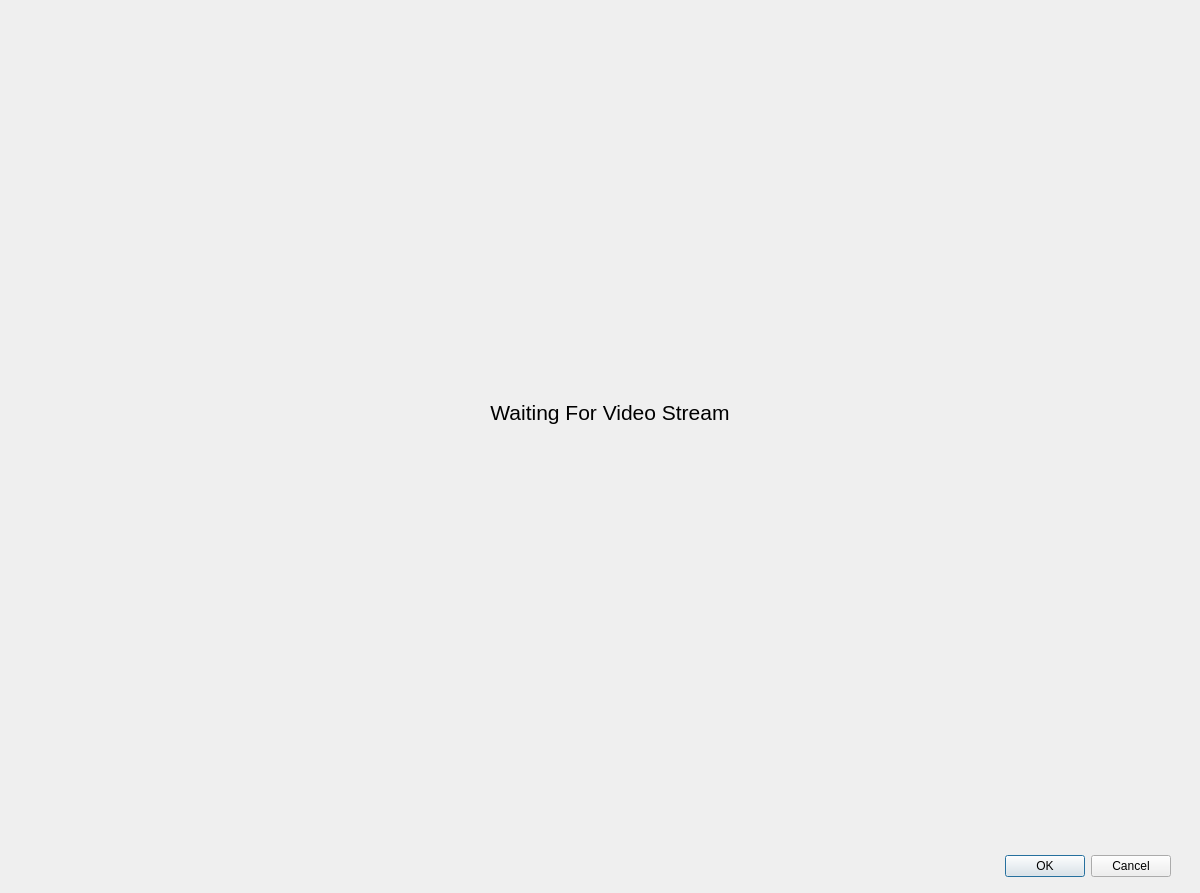
<?xml version="1.0" encoding="UTF-8"?>
<ui version="4.0">
 <class>Dialog</class>
 <widget class="QDialog" name="Dialog">
  <property name="geometry">
   <rect>
    <x>0</x>
    <y>0</y>
    <width>1200</width>
    <height>893</height>
   </rect>
  </property>
  <property name="windowTitle">
   <string>Dialog</string>
  </property>
  <widget class="QDialogButtonBox" name="buttonBox">
   <property name="geometry">
    <rect>
     <x>830</x>
     <y>850</y>
     <width>341</width>
     <height>32</height>
    </rect>
   </property>
   <property name="layoutDirection">
    <enum>Qt::LeftToRight</enum>
   </property>
   <property name="orientation">
    <enum>Qt::Horizontal</enum>
   </property>
   <property name="standardButtons">
    <set>QDialogButtonBox::Cancel|QDialogButtonBox::Ok</set>
   </property>
  </widget>
  <widget class="QLabel" name="image_streaming">
   <property name="geometry">
    <rect>
     <x>60</x>
     <y>0</y>
     <width>1100</width>
     <height>825</height>
    </rect>
   </property>
   <property name="font">
    <font>
     <family>Arial</family>
     <pointsize>16</pointsize>
     <weight>50</weight>
     <bold>false</bold>
    </font>
   </property>
   <property name="text">
    <string>Waiting For Video Stream</string>
   </property>
   <property name="alignment">
    <set>Qt::AlignCenter</set>
   </property>
  </widget>
 </widget>
 <resources/>
 <connections>
  <connection>
   <sender>buttonBox</sender>
   <signal>accepted()</signal>
   <receiver>Dialog</receiver>
   <slot>accept()</slot>
   <hints>
    <hint type="sourcelabel">
     <x>248</x>
     <y>254</y>
    </hint>
    <hint type="destinationlabel">
     <x>157</x>
     <y>274</y>
    </hint>
   </hints>
  </connection>
  <connection>
   <sender>buttonBox</sender>
   <signal>rejected()</signal>
   <receiver>Dialog</receiver>
   <slot>reject()</slot>
   <hints>
    <hint type="sourcelabel">
     <x>316</x>
     <y>260</y>
    </hint>
    <hint type="destinationlabel">
     <x>286</x>
     <y>274</y>
    </hint>
   </hints>
  </connection>
 </connections>
</ui>
